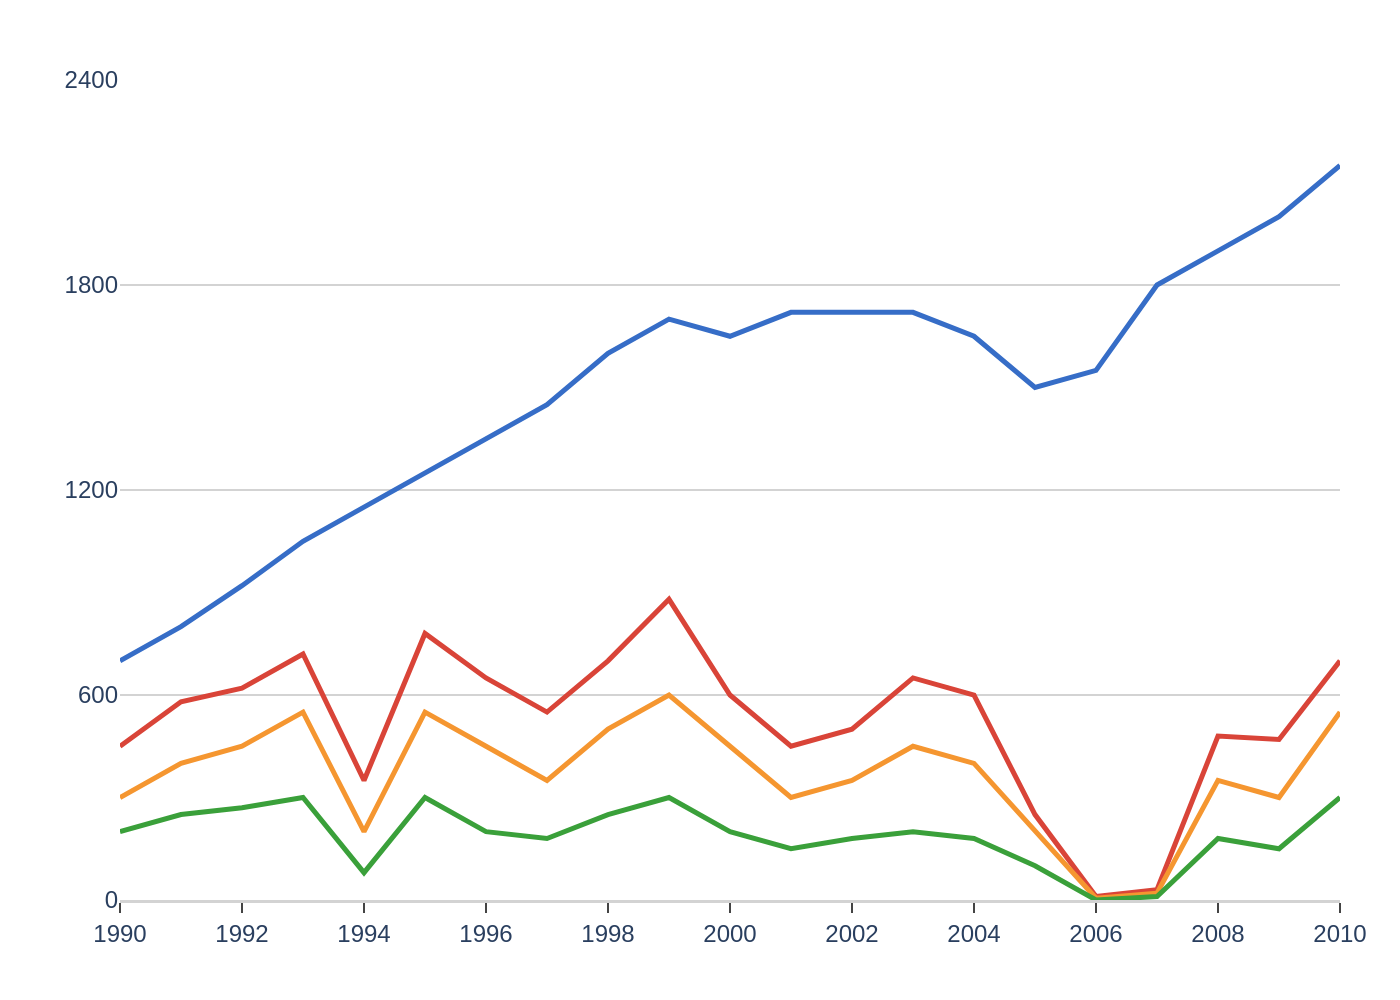

Here is the Python script that generated this plot:
import sys
import json
import plotly.graph_objects as go
import os

# Check for command-line argument
if len(sys.argv) != 2:
    print("Usage: python generate_chart.py <path_to_json_file>")
    sys.exit(1)

json_path = sys.argv[1]

# Check if the file exists
if not os.path.exists(json_path):
    print(f"Error: File not found at {json_path}")
    sys.exit(1)

# Read and parse the JSON file
try:
    with open(json_path, 'r', encoding='utf-8') as f:
        chart_config = json.load(f)
except json.JSONDecodeError:
    print(f"Error: Invalid JSON format in {json_path}")
    sys.exit(1)
except Exception as e:
    print(f"An error occurred while reading the file: {e}")
    sys.exit(1)

# Extract data from the JSON object
chart_data = chart_config.get('chart_data', [])
texts = chart_config.get('texts', {})
colors = chart_config.get('colors', [])

# Initialize the figure
fig = go.Figure()

# Add traces for each data series
for i, series in enumerate(chart_data):
    fig.add_trace(go.Scatter(
        x=series.get('x'),
        y=series.get('y'),
        name=series.get('name', f'Series {i+1}'),
        mode='lines',
        line=dict(color=colors[i % len(colors)], width=2.5),
        showlegend=False
    ))

# Combine title and subtitle if they exist
title_text = ""
if texts.get("title"):
    title_text += texts["title"]
if texts.get("subtitle"):
    title_text += f"<br><sub>{texts['subtitle']}</sub>"

# Update layout
fig.update_layout(
    font=dict(family="Arial", size=12),
    title=dict(text=title_text if title_text else None, x=0.05, xanchor='left'),
    xaxis_title=texts.get('x_axis_title'),
    yaxis_title=texts.get('y_axis_title'),
    plot_bgcolor='white',
    paper_bgcolor='white',
    showlegend=False,
    margin=dict(l=60, r=30, t=40, b=50),
    xaxis=dict(
        tickmode='array',
        tickvals=[1990, 1992, 1994, 1996, 1998, 2000, 2002, 2004, 2006, 2008, 2010],
        showline=True,
        linewidth=1.5,
        linecolor='lightgrey',
        showgrid=False,
        ticks='outside',
        ticklen=5
    ),
    yaxis=dict(
        range=[0, 2400],
        tickmode='array',
        tickvals=[0, 600, 1200, 1800, 2400],
        showline=False,
        showgrid=True,
        gridcolor='lightgrey',
        gridwidth=1
    )
)

# Derive output filename from JSON path
base_filename = os.path.splitext(os.path.basename(json_path))[0]
output_filename = f"{base_filename}.png"

# Save the figure as a PNG image
try:
    fig.write_image(output_filename, scale=2)
    print(f"Chart saved to {output_filename}")
except Exception as e:
    print(f"Error saving image: {e}")
    sys.exit(1)
